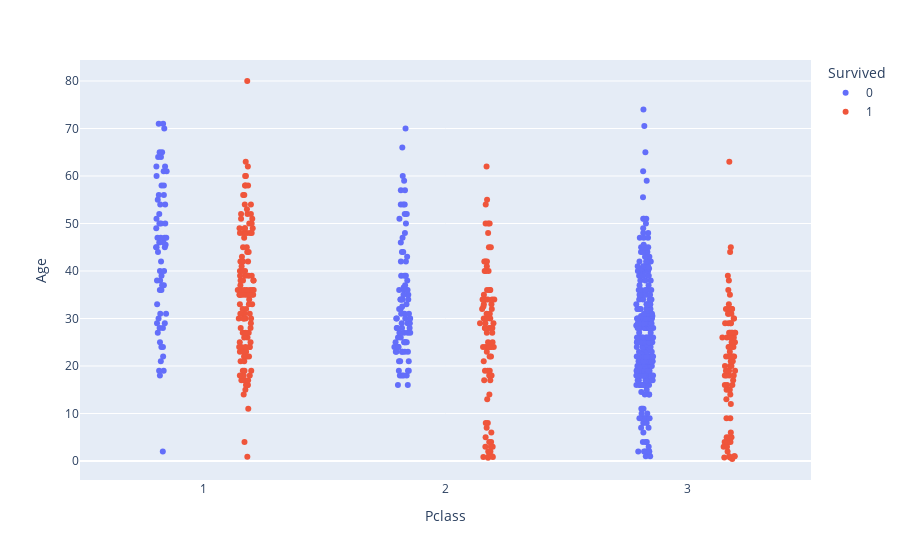
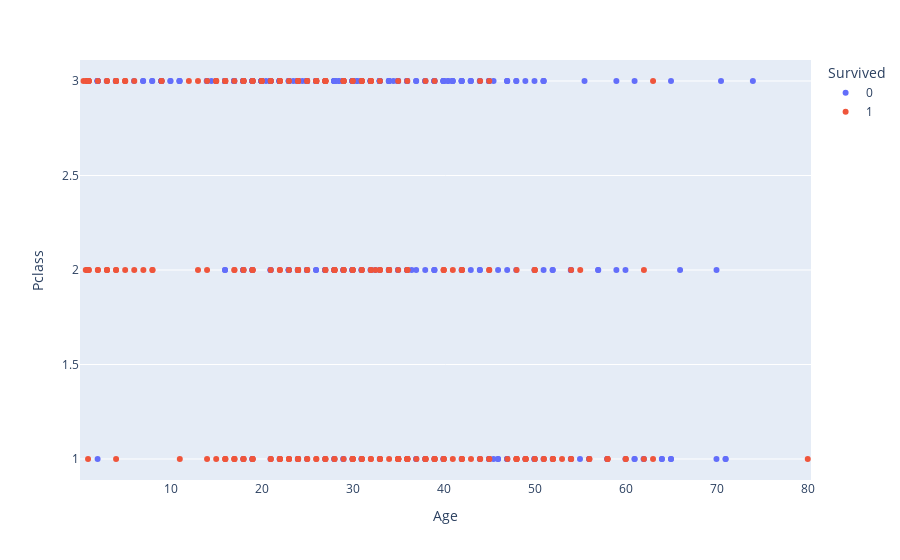

Notebook source saved alongside these figures, in order:
### Code cell
df_w_ages = df.dropna(subset=['Age'])
fig = px.strip(df_w_ages, x="Pclass", y="Age", color="Survived")
fig.show()
fig = px.strip(df_w_ages, x="Age", y="Pclass", color="Survived")
fig.show()

### Figure 1 — Plotly figure (JSON) as saved in the notebook; plotly's stock layout.template omitted (floating-point values rounded to 4 significant figures; data arrays with more than 128 entries replaced by an {"elided": "..."} marker saying what was removed)
{"data": [{"alignmentgroup": "True", "boxpoints": "all", "fillcolor": "rgba(255,255,255,0)", "hoveron": "points", "hovertemplate": "Survived=0<br>Pclass=%{x}<br>Age=%{y}<extra></extra>", "legendgroup": "0", "line": {"color": "rgba(255,255,255,0)"}, "marker": {"color": "#636efa"}, "name": "0", "offsetgroup": "0", "orientation": "v", "pointpos": 0, "showlegend": true, "type": "box", "x": {"elided": "424 int values"}, "x0": " ", "xaxis": "x", "y": {"elided": "424 float values"}, "y0": " ", "yaxis": "y"}, {"alignmentgroup": "True", "boxpoints": "all", "fillcolor": "rgba(255,255,255,0)", "hoveron": "points", "hovertemplate": "Survived=1<br>Pclass=%{x}<br>Age=%{y}<extra></extra>", "legendgroup": "1", "line": {"color": "rgba(255,255,255,0)"}, "marker": {"color": "#EF553B"}, "name": "1", "offsetgroup": "1", "orientation": "v", "pointpos": 0, "showlegend": true, "type": "box", "x": {"elided": "290 int values"}, "x0": " ", "xaxis": "x", "y": {"elided": "290 float values"}, "y0": " ", "yaxis": "y"}], "layout": {"boxmode": "group", "legend": {"title": {"text": "Survived"}, "tracegroupgap": 0}, "margin": {"t": 60}, "xaxis": {"anchor": "y", "domain": [0, 1], "title": {"text": "Pclass"}}, "yaxis": {"anchor": "x", "domain": [0, 1], "title": {"text": "Age"}}}}

### Figure 2 — Plotly figure (JSON) as saved in the notebook; plotly's stock layout.template omitted (floating-point values rounded to 4 significant figures; data arrays with more than 128 entries replaced by an {"elided": "..."} marker saying what was removed)
{"data": [{"alignmentgroup": "True", "boxpoints": "all", "fillcolor": "rgba(255,255,255,0)", "hoveron": "points", "hovertemplate": "Survived=0<br>Age=%{x}<br>Pclass=%{y}<extra></extra>", "legendgroup": "0", "line": {"color": "rgba(255,255,255,0)"}, "marker": {"color": "#636efa"}, "name": "0", "offsetgroup": "0", "orientation": "v", "pointpos": 0, "showlegend": true, "type": "box", "x": {"elided": "424 float values"}, "x0": " ", "xaxis": "x", "y": {"elided": "424 int values"}, "y0": " ", "yaxis": "y"}, {"alignmentgroup": "True", "boxpoints": "all", "fillcolor": "rgba(255,255,255,0)", "hoveron": "points", "hovertemplate": "Survived=1<br>Age=%{x}<br>Pclass=%{y}<extra></extra>", "legendgroup": "1", "line": {"color": "rgba(255,255,255,0)"}, "marker": {"color": "#EF553B"}, "name": "1", "offsetgroup": "1", "orientation": "v", "pointpos": 0, "showlegend": true, "type": "box", "x": {"elided": "290 float values"}, "x0": " ", "xaxis": "x", "y": {"elided": "290 int values"}, "y0": " ", "yaxis": "y"}], "layout": {"boxmode": "group", "legend": {"title": {"text": "Survived"}, "tracegroupgap": 0}, "margin": {"t": 60}, "xaxis": {"anchor": "y", "domain": [0, 1], "title": {"text": "Age"}}, "yaxis": {"anchor": "x", "domain": [0, 1], "title": {"text": "Pclass"}}}}
